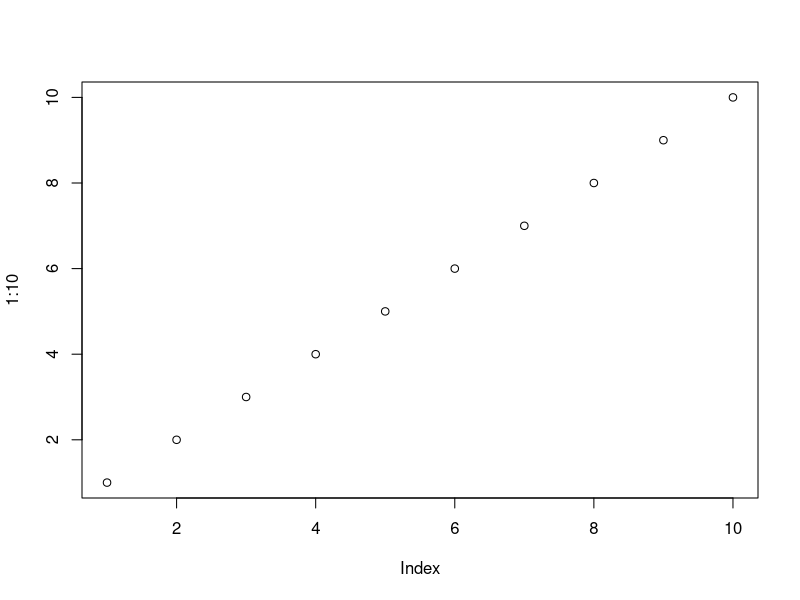
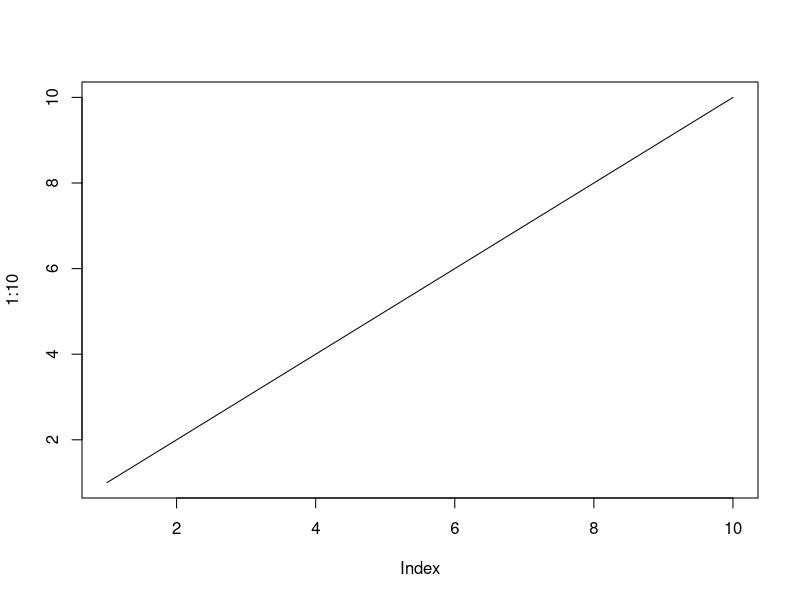
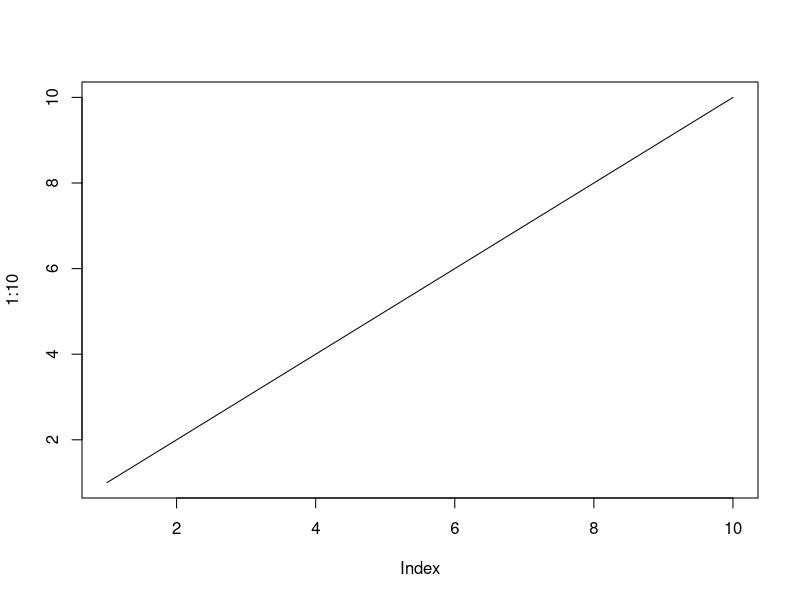
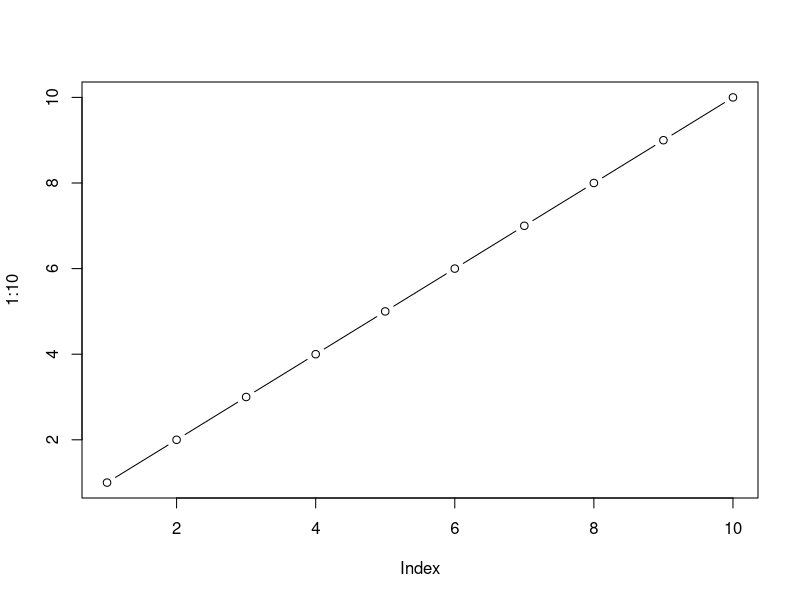

Write the R code that produced these figures, in order.
## ---- chunk 1
#| label: fig-example
#| fig-cap: "Caption used for cross-references"
plot(1:10)
## ---- chunk 2
#| label: fig-resized
#| fig-cap: "Generated at a smaller device size."
#| fig-width: 4
#| fig-height: 2.6
plot(1:10, type = "l")
## ---- chunk 3
#| label: fig-outwidth
#| fig-cap: "Same plot, displayed smaller via out-width."
#| fig-width: 4
#| fig-height: 2.6
#| out-width: "35%"
plot(1:10, type = "l")
## ---- chunk 4
#| echo: true
head(mtcars, 3)
## ---- chunk 5
#| label: setup-quiet
#| include: false
set.seed(1)
## ---- chunk 6
#| label: tbl-example
#| tbl-cap: "A simple summary table."
knitr::kable(head(mtcars[, 1:4], 3))
## ---- chunk 7
#| label: fig-column-example
#| fig-cap: "A figure placed beside text."
plot(1:10, type = "b")
